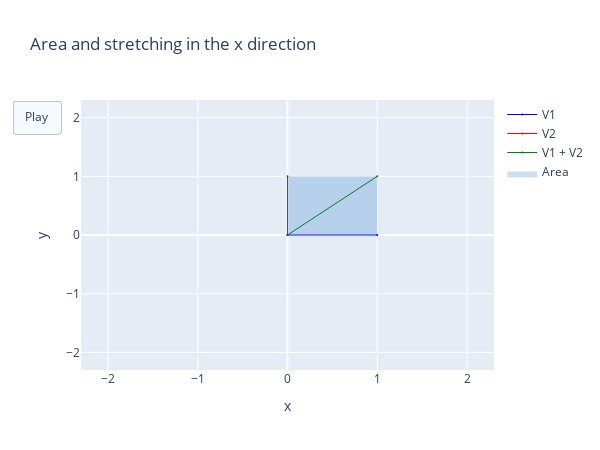

Notebook code for this chart:
### Code cell
# Scale in the x direction

def create_frame_data(v1, v2, A):
    v1_tr, v2_tr = A @ v1, A @ v2

    tr_sum = v1_tr + v2_tr

    return [
        go.Scatter(
            x=[0, v1_tr[0]],
            y=[0, v1_tr[1]],
            mode='lines+markers',
            name='V1',
            line=dict(color='blue', width=1),
            marker=dict(size=2)
        ),
        go.Scatter(
            x=[0, v2_tr[0]],
            y=[0, v2_tr[1]],
            mode='lines+markers',
            name='V2',
            line=dict(color='red', width=1),
            marker=dict(size=2)
        ),
        go.Scatter(
            x=[0, tr_sum[0]],
            y=[0, tr_sum[1]],
            mode='lines+markers',
            name='V1 + V2',
            line=dict(color='green', width=1),
            marker=dict(size=2)
        ),
        go.Scatter(
            x=[0, v1_tr[0], tr_sum[0], v2_tr[0], 0],  # Define the polygon vertices
            y=[0, v1_tr[1], tr_sum[1], v2_tr[1], 0],
            fill='toself',
            fillcolor='rgba(0, 100, 200, 0.2)',  # Set fill color with transparency
            line=dict(color='rgba(255,255,255,0)'),  # No border line
            name='Area'
        )
    ]

def create_animation(v1, v2, A_list):    
    # Plot the unit vectors and their sum
    A = A_list[0]

    fig = go.Figure(
        data=create_frame_data(v1, v2, A),
        layout=go.Layout(
            title='Area and stretching in the x direction',
            xaxis=dict(title='x', range=[-2.3, 2.3]),  # Set X-axis range
            yaxis=dict(title='y', range=[-2.3, 2.3]),  # Set Y-axis range
            showlegend=True,
            width=800,
            height=600
        ),
    )

    frames = [go.Frame(data = create_frame_data(v1, v2, A_frame)) for A_frame in A_list]

    fig.update_layout(width=600, height=450,
            updatemenus = [
                dict(type = "buttons",
                    buttons = [
                        dict(
                    args = [None, {"frame": {"duration": 50, "redraw": False},
                                    "fromcurrent": True, "transition": {"duration": 10}}],
                    label = "Play",
                    method = "animate",
                    )])])

    fig.update(frames=frames)
    
    return fig

unit1 = np.array([1, 0])
unit2 = np.array([0, 1])

A_list = [np.identity(2)] + [
    np.array([[x, 0], [0, 1]]) for x in np.linspace(1, 2, 50)
]

fig1 = create_animation(unit1, unit2, A_list)
fig1.show()

### Figure 1 — Plotly figure (JSON) as saved in the notebook; plotly's stock layout.template omitted (floating-point values rounded to 4 significant figures)
{"data": [{"line": {"color": "blue", "width": 1}, "marker": {"size": 2}, "mode": "lines+markers", "name": "V1", "type": "scatter", "x": [0, 1], "y": [0, 0]}, {"line": {"color": "red", "width": 1}, "marker": {"size": 2}, "mode": "lines+markers", "name": "V2", "type": "scatter", "x": [0, 0], "y": [0, 1]}, {"line": {"color": "green", "width": 1}, "marker": {"size": 2}, "mode": "lines+markers", "name": "V1 + V2", "type": "scatter", "x": [0, 1], "y": [0, 1]}, {"fill": "toself", "fillcolor": "rgba(0, 100, 200, 0.2)", "line": {"color": "rgba(255,255,255,0)"}, "name": "Area", "type": "scatter", "x": [0, 1, 1, 0, 0], "y": [0, 0, 1, 1, 0]}], "layout": {"height": 450, "showlegend": true, "title": {"text": "Area and stretching in the x direction"}, "updatemenus": [{"buttons": [{"args": [null, {"frame": {"duration": 50, "redraw": false}, "fromcurrent": true, "transition": {"duration": 10}}], "label": "Play", "method": "animate"}], "type": "buttons"}], "width": 600, "xaxis": {"range": [-2.3, 2.3], "title": {"text": "x"}}, "yaxis": {"range": [-2.3, 2.3], "title": {"text": "y"}}}}
